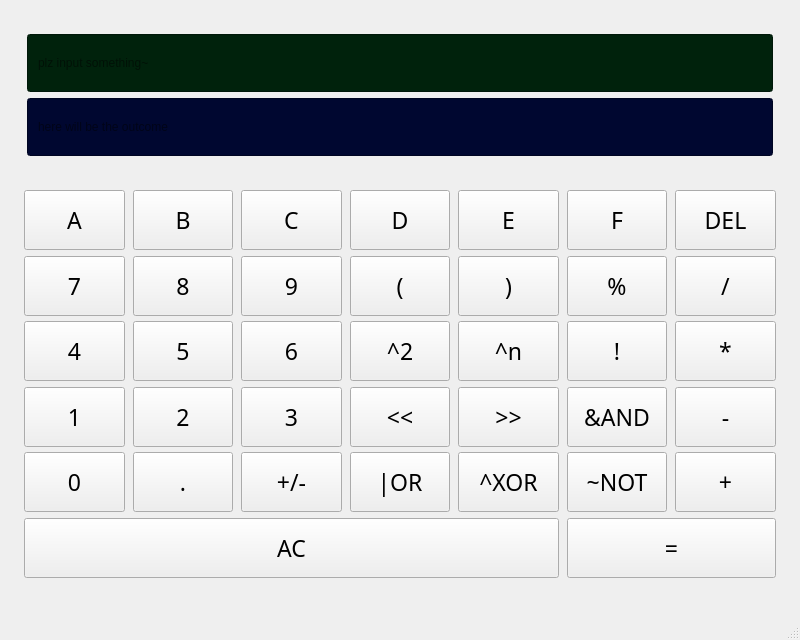
<?xml version="1.0" encoding="UTF-8"?>
<ui version="4.0">
 <class>MainWindow</class>
 <widget class="QMainWindow" name="MainWindow">
  <property name="geometry">
   <rect>
    <x>0</x>
    <y>0</y>
    <width>800</width>
    <height>640</height>
   </rect>
  </property>
  <property name="minimumSize">
   <size>
    <width>800</width>
    <height>640</height>
   </size>
  </property>
  <property name="maximumSize">
   <size>
    <width>800</width>
    <height>640</height>
   </size>
  </property>
  <property name="font">
   <font>
    <fontweight>Medium</fontweight>
   </font>
  </property>
  <property name="windowTitle">
   <string>MainWindow</string>
  </property>
  <property name="layoutDirection">
   <enum>Qt::LayoutDirection::LeftToRight</enum>
  </property>
  <property name="tabShape">
   <enum>QTabWidget::TabShape::Rounded</enum>
  </property>
  <widget class="QWidget" name="centralwidget">
   <property name="layoutDirection">
    <enum>Qt::LayoutDirection::LeftToRight</enum>
   </property>
   <layout class="QVBoxLayout" name="verticalLayout">
    <item>
     <spacer name="verticalSpacer_2">
      <property name="orientation">
       <enum>Qt::Orientation::Vertical</enum>
      </property>
      <property name="sizeType">
       <enum>QSizePolicy::Policy::Maximum</enum>
      </property>
      <property name="sizeHint" stdset="0">
       <size>
        <width>20</width>
        <height>10</height>
       </size>
      </property>
     </spacer>
    </item>
    <item>
     <widget class="QWidget" name="containerWidget" native="true">
      <layout class="QVBoxLayout" name="verticalLayout_2">
       <item>
        <widget class="QWidget" name="displayPanel" native="true">
         <property name="minimumSize">
          <size>
           <width>70</width>
           <height>140</height>
          </size>
         </property>
         <layout class="QVBoxLayout" name="verticalLayout_3">
          <item>
           <widget class="QLineEdit" name="exprLineEdit">
            <property name="sizePolicy">
             <sizepolicy hsizetype="Expanding" vsizetype="Expanding">
              <horstretch>0</horstretch>
              <verstretch>0</verstretch>
             </sizepolicy>
            </property>
            <property name="styleSheet">
             <string notr="true">padding-left: 8px;background-color: rgb(0, 34, 12)</string>
            </property>
            <property name="readOnly">
             <bool>false</bool>
            </property>
            <property name="placeholderText">
             <string>plz input something~</string>
            </property>
           </widget>
          </item>
          <item>
           <widget class="QLineEdit" name="resultLineEdit">
            <property name="sizePolicy">
             <sizepolicy hsizetype="Expanding" vsizetype="Expanding">
              <horstretch>0</horstretch>
              <verstretch>0</verstretch>
             </sizepolicy>
            </property>
            <property name="styleSheet">
             <string notr="true">padding-left: 8px;background-color: rgb(0, 7, 48)</string>
            </property>
            <property name="readOnly">
             <bool>true</bool>
            </property>
            <property name="placeholderText">
             <string>here will be the outcome</string>
            </property>
           </widget>
          </item>
         </layout>
        </widget>
       </item>
      </layout>
     </widget>
    </item>
    <item>
     <widget class="QWidget" name="buttonWidget" native="true">
      <property name="sizePolicy">
       <sizepolicy hsizetype="Preferred" vsizetype="MinimumExpanding">
        <horstretch>0</horstretch>
        <verstretch>0</verstretch>
       </sizepolicy>
      </property>
      <property name="minimumSize">
       <size>
        <width>70</width>
        <height>60</height>
       </size>
      </property>
      <property name="font">
       <font>
        <family>Noto Sans</family>
        <pointsize>17</pointsize>
        <bold>false</bold>
        <hintingpreference>PreferFullHinting</hintingpreference>
       </font>
      </property>
      <layout class="QGridLayout" name="gridLayout">
       <property name="leftMargin">
        <number>15</number>
       </property>
       <property name="topMargin">
        <number>10</number>
       </property>
       <property name="rightMargin">
        <number>15</number>
       </property>
       <property name="bottomMargin">
        <number>15</number>
       </property>
       <property name="horizontalSpacing">
        <number>8</number>
       </property>
       <item row="3" column="0">
        <widget class="QPushButton" name="btn1">
         <property name="sizePolicy">
          <sizepolicy hsizetype="Minimum" vsizetype="MinimumExpanding">
           <horstretch>0</horstretch>
           <verstretch>0</verstretch>
          </sizepolicy>
         </property>
         <property name="minimumSize">
          <size>
           <width>70</width>
           <height>60</height>
          </size>
         </property>
         <property name="text">
          <string>1</string>
         </property>
        </widget>
       </item>
       <item row="1" column="2">
        <widget class="QPushButton" name="btn9">
         <property name="sizePolicy">
          <sizepolicy hsizetype="Minimum" vsizetype="MinimumExpanding">
           <horstretch>0</horstretch>
           <verstretch>0</verstretch>
          </sizepolicy>
         </property>
         <property name="minimumSize">
          <size>
           <width>70</width>
           <height>60</height>
          </size>
         </property>
         <property name="text">
          <string>9</string>
         </property>
        </widget>
       </item>
       <item row="2" column="2">
        <widget class="QPushButton" name="btn6">
         <property name="sizePolicy">
          <sizepolicy hsizetype="Minimum" vsizetype="MinimumExpanding">
           <horstretch>0</horstretch>
           <verstretch>0</verstretch>
          </sizepolicy>
         </property>
         <property name="minimumSize">
          <size>
           <width>70</width>
           <height>60</height>
          </size>
         </property>
         <property name="text">
          <string>6</string>
         </property>
        </widget>
       </item>
       <item row="2" column="0">
        <widget class="QPushButton" name="btn4">
         <property name="sizePolicy">
          <sizepolicy hsizetype="Minimum" vsizetype="MinimumExpanding">
           <horstretch>0</horstretch>
           <verstretch>0</verstretch>
          </sizepolicy>
         </property>
         <property name="minimumSize">
          <size>
           <width>70</width>
           <height>60</height>
          </size>
         </property>
         <property name="text">
          <string>4</string>
         </property>
        </widget>
       </item>
       <item row="2" column="5">
        <widget class="QPushButton" name="btnFactorial">
         <property name="sizePolicy">
          <sizepolicy hsizetype="Minimum" vsizetype="MinimumExpanding">
           <horstretch>0</horstretch>
           <verstretch>0</verstretch>
          </sizepolicy>
         </property>
         <property name="minimumSize">
          <size>
           <width>70</width>
           <height>60</height>
          </size>
         </property>
         <property name="text">
          <string>!</string>
         </property>
        </widget>
       </item>
       <item row="2" column="4">
        <widget class="QPushButton" name="btnPower">
         <property name="sizePolicy">
          <sizepolicy hsizetype="Minimum" vsizetype="MinimumExpanding">
           <horstretch>0</horstretch>
           <verstretch>0</verstretch>
          </sizepolicy>
         </property>
         <property name="minimumSize">
          <size>
           <width>70</width>
           <height>60</height>
          </size>
         </property>
         <property name="text">
          <string>^n</string>
         </property>
        </widget>
       </item>
       <item row="4" column="4">
        <widget class="QPushButton" name="btnXor">
         <property name="sizePolicy">
          <sizepolicy hsizetype="Minimum" vsizetype="MinimumExpanding">
           <horstretch>0</horstretch>
           <verstretch>0</verstretch>
          </sizepolicy>
         </property>
         <property name="minimumSize">
          <size>
           <width>70</width>
           <height>60</height>
          </size>
         </property>
         <property name="text">
          <string>^XOR</string>
         </property>
        </widget>
       </item>
       <item row="1" column="6">
        <widget class="QPushButton" name="btnDivide">
         <property name="sizePolicy">
          <sizepolicy hsizetype="Minimum" vsizetype="MinimumExpanding">
           <horstretch>0</horstretch>
           <verstretch>0</verstretch>
          </sizepolicy>
         </property>
         <property name="minimumSize">
          <size>
           <width>70</width>
           <height>60</height>
          </size>
         </property>
         <property name="text">
          <string>/</string>
         </property>
        </widget>
       </item>
       <item row="1" column="1">
        <widget class="QPushButton" name="btn8">
         <property name="sizePolicy">
          <sizepolicy hsizetype="Minimum" vsizetype="MinimumExpanding">
           <horstretch>0</horstretch>
           <verstretch>0</verstretch>
          </sizepolicy>
         </property>
         <property name="minimumSize">
          <size>
           <width>70</width>
           <height>60</height>
          </size>
         </property>
         <property name="text">
          <string>8</string>
         </property>
        </widget>
       </item>
       <item row="1" column="3">
        <widget class="QPushButton" name="btnLeftParen">
         <property name="sizePolicy">
          <sizepolicy hsizetype="Minimum" vsizetype="MinimumExpanding">
           <horstretch>0</horstretch>
           <verstretch>0</verstretch>
          </sizepolicy>
         </property>
         <property name="minimumSize">
          <size>
           <width>70</width>
           <height>60</height>
          </size>
         </property>
         <property name="text">
          <string>(</string>
         </property>
        </widget>
       </item>
       <item row="2" column="6">
        <widget class="QPushButton" name="btnMultiply">
         <property name="sizePolicy">
          <sizepolicy hsizetype="Minimum" vsizetype="MinimumExpanding">
           <horstretch>0</horstretch>
           <verstretch>0</verstretch>
          </sizepolicy>
         </property>
         <property name="minimumSize">
          <size>
           <width>70</width>
           <height>60</height>
          </size>
         </property>
         <property name="text">
          <string>*</string>
         </property>
        </widget>
       </item>
       <item row="1" column="4">
        <widget class="QPushButton" name="btnRightParen">
         <property name="sizePolicy">
          <sizepolicy hsizetype="Minimum" vsizetype="MinimumExpanding">
           <horstretch>0</horstretch>
           <verstretch>0</verstretch>
          </sizepolicy>
         </property>
         <property name="minimumSize">
          <size>
           <width>70</width>
           <height>60</height>
          </size>
         </property>
         <property name="text">
          <string>)</string>
         </property>
        </widget>
       </item>
       <item row="3" column="4">
        <widget class="QPushButton" name="btnRightShift">
         <property name="sizePolicy">
          <sizepolicy hsizetype="Minimum" vsizetype="MinimumExpanding">
           <horstretch>0</horstretch>
           <verstretch>0</verstretch>
          </sizepolicy>
         </property>
         <property name="minimumSize">
          <size>
           <width>70</width>
           <height>60</height>
          </size>
         </property>
         <property name="text">
          <string>&gt;&gt;</string>
         </property>
        </widget>
       </item>
       <item row="0" column="2">
        <widget class="QPushButton" name="btnC">
         <property name="sizePolicy">
          <sizepolicy hsizetype="Minimum" vsizetype="MinimumExpanding">
           <horstretch>0</horstretch>
           <verstretch>0</verstretch>
          </sizepolicy>
         </property>
         <property name="minimumSize">
          <size>
           <width>70</width>
           <height>60</height>
          </size>
         </property>
         <property name="text">
          <string>C</string>
         </property>
        </widget>
       </item>
       <item row="2" column="1">
        <widget class="QPushButton" name="btn5">
         <property name="sizePolicy">
          <sizepolicy hsizetype="Minimum" vsizetype="MinimumExpanding">
           <horstretch>0</horstretch>
           <verstretch>0</verstretch>
          </sizepolicy>
         </property>
         <property name="minimumSize">
          <size>
           <width>70</width>
           <height>60</height>
          </size>
         </property>
         <property name="text">
          <string>5</string>
         </property>
        </widget>
       </item>
       <item row="4" column="3">
        <widget class="QPushButton" name="btnOr">
         <property name="sizePolicy">
          <sizepolicy hsizetype="Minimum" vsizetype="MinimumExpanding">
           <horstretch>0</horstretch>
           <verstretch>0</verstretch>
          </sizepolicy>
         </property>
         <property name="minimumSize">
          <size>
           <width>70</width>
           <height>60</height>
          </size>
         </property>
         <property name="text">
          <string>|OR</string>
         </property>
        </widget>
       </item>
       <item row="5" column="5" colspan="2">
        <widget class="QPushButton" name="btnEqual">
         <property name="sizePolicy">
          <sizepolicy hsizetype="Minimum" vsizetype="MinimumExpanding">
           <horstretch>0</horstretch>
           <verstretch>0</verstretch>
          </sizepolicy>
         </property>
         <property name="minimumSize">
          <size>
           <width>70</width>
           <height>60</height>
          </size>
         </property>
         <property name="text">
          <string>=</string>
         </property>
        </widget>
       </item>
       <item row="4" column="2">
        <widget class="QPushButton" name="btnNegate">
         <property name="sizePolicy">
          <sizepolicy hsizetype="Minimum" vsizetype="MinimumExpanding">
           <horstretch>0</horstretch>
           <verstretch>0</verstretch>
          </sizepolicy>
         </property>
         <property name="minimumSize">
          <size>
           <width>70</width>
           <height>60</height>
          </size>
         </property>
         <property name="text">
          <string>+/-</string>
         </property>
        </widget>
       </item>
       <item row="2" column="3">
        <widget class="QPushButton" name="btnSquare">
         <property name="sizePolicy">
          <sizepolicy hsizetype="Minimum" vsizetype="MinimumExpanding">
           <horstretch>0</horstretch>
           <verstretch>0</verstretch>
          </sizepolicy>
         </property>
         <property name="minimumSize">
          <size>
           <width>70</width>
           <height>60</height>
          </size>
         </property>
         <property name="text">
          <string>^2</string>
         </property>
        </widget>
       </item>
       <item row="3" column="5">
        <widget class="QPushButton" name="btnAnd">
         <property name="sizePolicy">
          <sizepolicy hsizetype="Minimum" vsizetype="MinimumExpanding">
           <horstretch>0</horstretch>
           <verstretch>0</verstretch>
          </sizepolicy>
         </property>
         <property name="minimumSize">
          <size>
           <width>70</width>
           <height>60</height>
          </size>
         </property>
         <property name="text">
          <string>&amp;&amp;AND</string>
         </property>
        </widget>
       </item>
       <item row="0" column="4">
        <widget class="QPushButton" name="btnE">
         <property name="sizePolicy">
          <sizepolicy hsizetype="Minimum" vsizetype="MinimumExpanding">
           <horstretch>0</horstretch>
           <verstretch>0</verstretch>
          </sizepolicy>
         </property>
         <property name="minimumSize">
          <size>
           <width>70</width>
           <height>60</height>
          </size>
         </property>
         <property name="text">
          <string>E</string>
         </property>
        </widget>
       </item>
       <item row="4" column="1">
        <widget class="QPushButton" name="btnDot">
         <property name="sizePolicy">
          <sizepolicy hsizetype="Minimum" vsizetype="MinimumExpanding">
           <horstretch>0</horstretch>
           <verstretch>0</verstretch>
          </sizepolicy>
         </property>
         <property name="minimumSize">
          <size>
           <width>70</width>
           <height>60</height>
          </size>
         </property>
         <property name="text">
          <string>.</string>
         </property>
        </widget>
       </item>
       <item row="0" column="3">
        <widget class="QPushButton" name="btnD">
         <property name="sizePolicy">
          <sizepolicy hsizetype="Minimum" vsizetype="MinimumExpanding">
           <horstretch>0</horstretch>
           <verstretch>0</verstretch>
          </sizepolicy>
         </property>
         <property name="minimumSize">
          <size>
           <width>70</width>
           <height>60</height>
          </size>
         </property>
         <property name="text">
          <string>D</string>
         </property>
        </widget>
       </item>
       <item row="1" column="5">
        <widget class="QPushButton" name="btnModulo">
         <property name="sizePolicy">
          <sizepolicy hsizetype="Minimum" vsizetype="MinimumExpanding">
           <horstretch>0</horstretch>
           <verstretch>0</verstretch>
          </sizepolicy>
         </property>
         <property name="minimumSize">
          <size>
           <width>70</width>
           <height>60</height>
          </size>
         </property>
         <property name="text">
          <string>%</string>
         </property>
        </widget>
       </item>
       <item row="3" column="3">
        <widget class="QPushButton" name="btnLeftShift">
         <property name="sizePolicy">
          <sizepolicy hsizetype="Minimum" vsizetype="MinimumExpanding">
           <horstretch>0</horstretch>
           <verstretch>0</verstretch>
          </sizepolicy>
         </property>
         <property name="minimumSize">
          <size>
           <width>70</width>
           <height>60</height>
          </size>
         </property>
         <property name="text">
          <string>&lt;&lt;</string>
         </property>
        </widget>
       </item>
       <item row="4" column="5">
        <widget class="QPushButton" name="btnNot">
         <property name="sizePolicy">
          <sizepolicy hsizetype="Minimum" vsizetype="MinimumExpanding">
           <horstretch>0</horstretch>
           <verstretch>0</verstretch>
          </sizepolicy>
         </property>
         <property name="minimumSize">
          <size>
           <width>70</width>
           <height>60</height>
          </size>
         </property>
         <property name="text">
          <string>~NOT</string>
         </property>
        </widget>
       </item>
       <item row="5" column="0" colspan="5">
        <widget class="QPushButton" name="btnClear">
         <property name="sizePolicy">
          <sizepolicy hsizetype="Minimum" vsizetype="MinimumExpanding">
           <horstretch>0</horstretch>
           <verstretch>0</verstretch>
          </sizepolicy>
         </property>
         <property name="minimumSize">
          <size>
           <width>70</width>
           <height>60</height>
          </size>
         </property>
         <property name="text">
          <string>AC</string>
         </property>
        </widget>
       </item>
       <item row="3" column="6">
        <widget class="QPushButton" name="btnMinus">
         <property name="sizePolicy">
          <sizepolicy hsizetype="Minimum" vsizetype="MinimumExpanding">
           <horstretch>0</horstretch>
           <verstretch>0</verstretch>
          </sizepolicy>
         </property>
         <property name="minimumSize">
          <size>
           <width>70</width>
           <height>60</height>
          </size>
         </property>
         <property name="text">
          <string>-</string>
         </property>
        </widget>
       </item>
       <item row="0" column="5">
        <widget class="QPushButton" name="btnF">
         <property name="sizePolicy">
          <sizepolicy hsizetype="Minimum" vsizetype="MinimumExpanding">
           <horstretch>0</horstretch>
           <verstretch>0</verstretch>
          </sizepolicy>
         </property>
         <property name="minimumSize">
          <size>
           <width>70</width>
           <height>60</height>
          </size>
         </property>
         <property name="text">
          <string>F</string>
         </property>
        </widget>
       </item>
       <item row="0" column="1">
        <widget class="QPushButton" name="btnB">
         <property name="sizePolicy">
          <sizepolicy hsizetype="Minimum" vsizetype="MinimumExpanding">
           <horstretch>0</horstretch>
           <verstretch>0</verstretch>
          </sizepolicy>
         </property>
         <property name="minimumSize">
          <size>
           <width>70</width>
           <height>60</height>
          </size>
         </property>
         <property name="text">
          <string>B</string>
         </property>
        </widget>
       </item>
       <item row="0" column="0">
        <widget class="QPushButton" name="btnA">
         <property name="sizePolicy">
          <sizepolicy hsizetype="Minimum" vsizetype="MinimumExpanding">
           <horstretch>0</horstretch>
           <verstretch>0</verstretch>
          </sizepolicy>
         </property>
         <property name="minimumSize">
          <size>
           <width>70</width>
           <height>60</height>
          </size>
         </property>
         <property name="font">
          <font>
           <family>Noto Sans</family>
           <pointsize>17</pointsize>
           <bold>false</bold>
           <hintingpreference>PreferFullHinting</hintingpreference>
          </font>
         </property>
         <property name="text">
          <string>A</string>
         </property>
        </widget>
       </item>
       <item row="3" column="1">
        <widget class="QPushButton" name="btn2">
         <property name="sizePolicy">
          <sizepolicy hsizetype="Minimum" vsizetype="MinimumExpanding">
           <horstretch>0</horstretch>
           <verstretch>0</verstretch>
          </sizepolicy>
         </property>
         <property name="minimumSize">
          <size>
           <width>70</width>
           <height>60</height>
          </size>
         </property>
         <property name="text">
          <string>2</string>
         </property>
        </widget>
       </item>
       <item row="3" column="2">
        <widget class="QPushButton" name="btn3">
         <property name="sizePolicy">
          <sizepolicy hsizetype="Minimum" vsizetype="MinimumExpanding">
           <horstretch>0</horstretch>
           <verstretch>0</verstretch>
          </sizepolicy>
         </property>
         <property name="minimumSize">
          <size>
           <width>70</width>
           <height>60</height>
          </size>
         </property>
         <property name="text">
          <string>3</string>
         </property>
        </widget>
       </item>
       <item row="4" column="6">
        <widget class="QPushButton" name="btnPlus">
         <property name="sizePolicy">
          <sizepolicy hsizetype="Minimum" vsizetype="MinimumExpanding">
           <horstretch>0</horstretch>
           <verstretch>0</verstretch>
          </sizepolicy>
         </property>
         <property name="minimumSize">
          <size>
           <width>70</width>
           <height>60</height>
          </size>
         </property>
         <property name="text">
          <string>+</string>
         </property>
        </widget>
       </item>
       <item row="1" column="0">
        <widget class="QPushButton" name="btn7">
         <property name="sizePolicy">
          <sizepolicy hsizetype="Minimum" vsizetype="MinimumExpanding">
           <horstretch>0</horstretch>
           <verstretch>0</verstretch>
          </sizepolicy>
         </property>
         <property name="minimumSize">
          <size>
           <width>70</width>
           <height>60</height>
          </size>
         </property>
         <property name="text">
          <string>7</string>
         </property>
        </widget>
       </item>
       <item row="4" column="0">
        <widget class="QPushButton" name="btn0">
         <property name="sizePolicy">
          <sizepolicy hsizetype="Minimum" vsizetype="MinimumExpanding">
           <horstretch>0</horstretch>
           <verstretch>0</verstretch>
          </sizepolicy>
         </property>
         <property name="minimumSize">
          <size>
           <width>70</width>
           <height>60</height>
          </size>
         </property>
         <property name="text">
          <string>0</string>
         </property>
        </widget>
       </item>
       <item row="0" column="6">
        <widget class="QPushButton" name="btnDelete">
         <property name="sizePolicy">
          <sizepolicy hsizetype="Minimum" vsizetype="MinimumExpanding">
           <horstretch>0</horstretch>
           <verstretch>0</verstretch>
          </sizepolicy>
         </property>
         <property name="minimumSize">
          <size>
           <width>70</width>
           <height>60</height>
          </size>
         </property>
         <property name="text">
          <string>DEL</string>
         </property>
        </widget>
       </item>
      </layout>
     </widget>
    </item>
    <item>
     <spacer name="verticalSpacer">
      <property name="orientation">
       <enum>Qt::Orientation::Vertical</enum>
      </property>
      <property name="sizeType">
       <enum>QSizePolicy::Policy::Maximum</enum>
      </property>
      <property name="sizeHint" stdset="0">
       <size>
        <width>1</width>
        <height>20</height>
       </size>
      </property>
     </spacer>
    </item>
   </layout>
  </widget>
  <widget class="QStatusBar" name="statusbar"/>
 </widget>
 <resources/>
 <connections/>
</ui>
